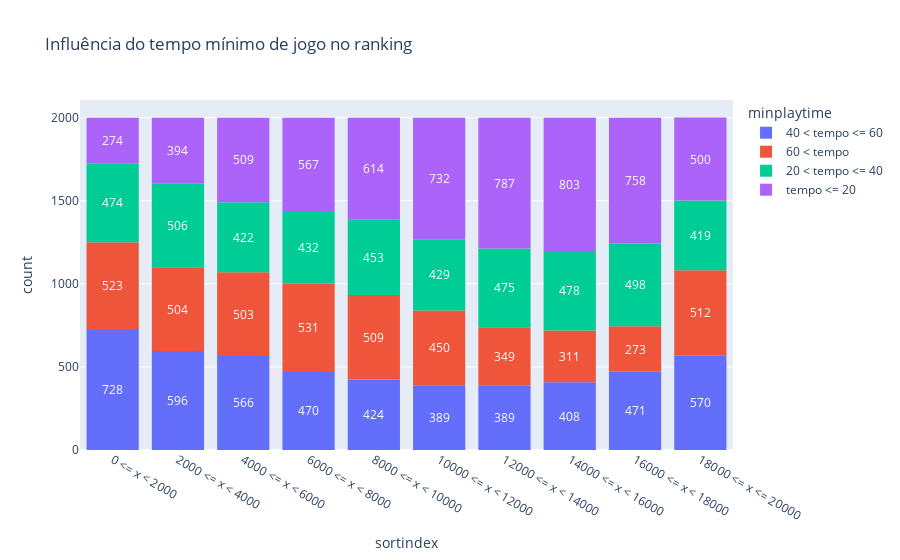

The notebook cell this image was saved under:
### Code cell
# Criar o gráfico de histograma
fig = px.histogram(df_filtrado, x='sortindex', title='Influência do tempo mínimo de jogo no ranking', color='minplaytime', text_auto = True)

# Adicionar rótulos de porcentagem às barras
fig.update_traces(textposition='inside', insidetextanchor='middle')

# cor branca para os rótulos
fig.update_traces(insidetextfont_color='white')

# Ajustando o espaço entre as barras
fig.update_layout(bargap = 0.2)

# Exibir o gráfico
fig.show()

### Figure 1 — Plotly figure (JSON) as saved in the notebook; plotly's stock layout.template omitted (floating-point values rounded to 4 significant figures; data arrays with more than 128 entries replaced by an {"elided": "..."} marker saying what was removed)
{"data": [{"alignmentgroup": "True", "bingroup": "x", "hovertemplate": "minplaytime=40 < tempo <= 60<br>sortindex=%{x}<br>count=%{y}<extra></extra>", "insidetextanchor": "middle", "insidetextfont": {"color": "white"}, "legendgroup": "40 < tempo <= 60", "marker": {"color": "#636efa", "pattern": {"shape": ""}}, "name": "40 < tempo <= 60", "offsetgroup": "40 < tempo <= 60", "orientation": "v", "showlegend": true, "textposition": "inside", "texttemplate": "%{value}", "type": "histogram", "x": {"elided": "5011 str values"}, "xaxis": "x", "yaxis": "y"}, {"alignmentgroup": "True", "bingroup": "x", "hovertemplate": "minplaytime=60 < tempo<br>sortindex=%{x}<br>count=%{y}<extra></extra>", "insidetextanchor": "middle", "insidetextfont": {"color": "white"}, "legendgroup": "60 < tempo", "marker": {"color": "#EF553B", "pattern": {"shape": ""}}, "name": "60 < tempo", "offsetgroup": "60 < tempo", "orientation": "v", "showlegend": true, "textposition": "inside", "texttemplate": "%{value}", "type": "histogram", "x": {"elided": "4465 str values"}, "xaxis": "x", "yaxis": "y"}, {"alignmentgroup": "True", "bingroup": "x", "hovertemplate": "minplaytime=20 < tempo <= 40<br>sortindex=%{x}<br>count=%{y}<extra></extra>", "insidetextanchor": "middle", "insidetextfont": {"color": "white"}, "legendgroup": "20 < tempo <= 40", "marker": {"color": "#00cc96", "pattern": {"shape": ""}}, "name": "20 < tempo <= 40", "offsetgroup": "20 < tempo <= 40", "orientation": "v", "showlegend": true, "textposition": "inside", "texttemplate": "%{value}", "type": "histogram", "x": {"elided": "4586 str values"}, "xaxis": "x", "yaxis": "y"}, {"alignmentgroup": "True", "bingroup": "x", "hovertemplate": "minplaytime=tempo <= 20<br>sortindex=%{x}<br>count=%{y}<extra></extra>", "insidetextanchor": "middle", "insidetextfont": {"color": "white"}, "legendgroup": "tempo <= 20", "marker": {"color": "#ab63fa", "pattern": {"shape": ""}}, "name": "tempo <= 20", "offsetgroup": "tempo <= 20", "orientation": "v", "showlegend": true, "textposition": "inside", "texttemplate": "%{value}", "type": "histogram", "x": {"elided": "5938 str values"}, "xaxis": "x", "yaxis": "y"}], "layout": {"bargap": 0.2, "barmode": "relative", "legend": {"title": {"text": "minplaytime"}, "tracegroupgap": 0}, "title": {"text": "Influência do tempo mínimo de jogo no ranking"}, "xaxis": {"anchor": "y", "domain": [0, 1], "title": {"text": "sortindex"}}, "yaxis": {"anchor": "x", "domain": [0, 1], "title": {"text": "count"}}}}
